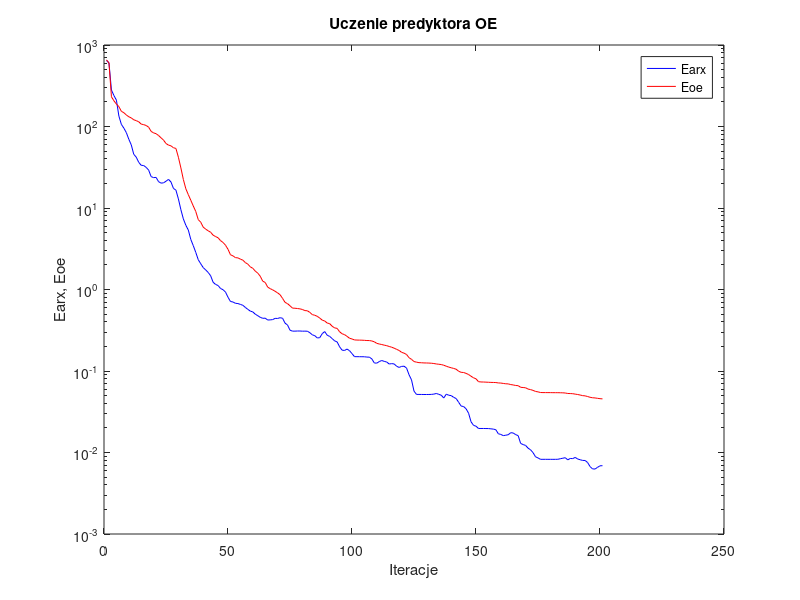
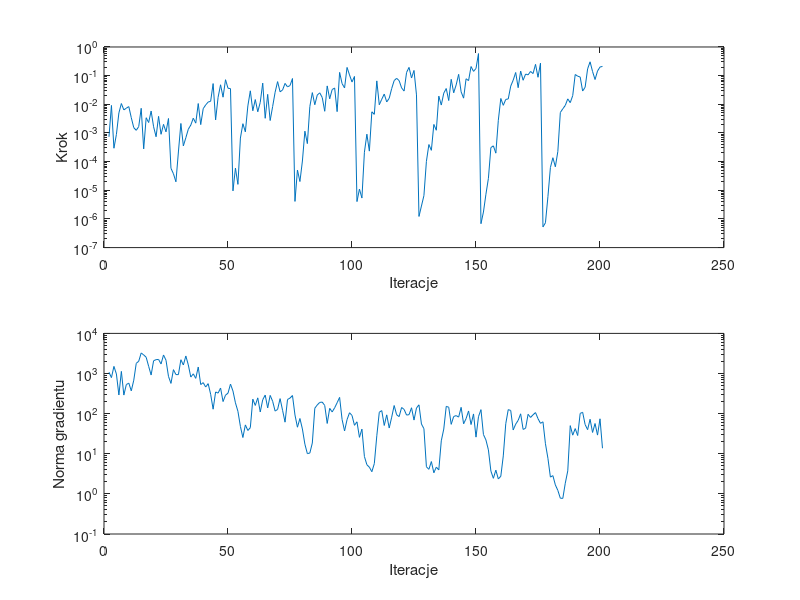

These figures' MATLAB source, in order:
%uczenie predyktora oe
clear all;
n=0; farx(n+1)=6.460653e+002; foe(n+1)=6.569771e+002; wspucz(n+1)=0.000000e+000; ng(n+1)=0.000000e+000;
%odnowa zmiennej metryki
n=1; farx(n+1)=6.022126e+002; foe(n+1)=6.041052e+002; krok(n+1)=7.348901e-004; ng(n+1)=1.074467e+003;
n=2; farx(n+1)=2.802827e+002; foe(n+1)=2.315594e+002; krok(n+1)=9.127324e-003; ng(n+1)=7.904126e+002;
n=3; farx(n+1)=2.397808e+002; foe(n+1)=2.067691e+002; krok(n+1)=2.933115e-004; ng(n+1)=1.505462e+003;
n=4; farx(n+1)=2.106962e+002; foe(n+1)=1.884402e+002; krok(n+1)=8.876006e-004; ng(n+1)=9.735980e+002;
n=5; farx(n+1)=1.343053e+002; foe(n+1)=1.752986e+002; krok(n+1)=5.000456e-003; ng(n+1)=2.917230e+002;
n=6; farx(n+1)=1.062917e+002; foe(n+1)=1.535246e+002; krok(n+1)=1.064021e-002; ng(n+1)=1.128984e+003;
n=7; farx(n+1)=9.551095e+001; foe(n+1)=1.477397e+002; krok(n+1)=6.377325e-003; ng(n+1)=2.900393e+002;
n=8; farx(n+1)=8.422581e+001; foe(n+1)=1.385941e+002; krok(n+1)=7.321912e-003; ng(n+1)=5.303343e+002;
n=9; farx(n+1)=6.983415e+001; foe(n+1)=1.316588e+002; krok(n+1)=8.324349e-003; ng(n+1)=5.757029e+002;
n=10; farx(n+1)=5.944954e+001; foe(n+1)=1.274617e+002; krok(n+1)=3.409550e-003; ng(n+1)=3.699376e+002;
n=11; farx(n+1)=4.556892e+001; foe(n+1)=1.209089e+002; krok(n+1)=1.532691e-003; ng(n+1)=6.810434e+002;
n=12; farx(n+1)=4.207455e+001; foe(n+1)=1.179584e+002; krok(n+1)=1.236155e-003; ng(n+1)=1.792891e+003;
n=13; farx(n+1)=3.634548e+001; foe(n+1)=1.143542e+002; krok(n+1)=1.667309e-003; ng(n+1)=2.022997e+003;
n=14; farx(n+1)=3.339969e+001; foe(n+1)=1.070029e+002; krok(n+1)=7.251821e-003; ng(n+1)=3.255131e+003;
n=15; farx(n+1)=3.319471e+001; foe(n+1)=1.053841e+002; krok(n+1)=2.781068e-004; ng(n+1)=2.905925e+003;
n=16; farx(n+1)=3.151729e+001; foe(n+1)=1.029343e+002; krok(n+1)=3.401267e-003; ng(n+1)=2.545102e+003;
n=17; farx(n+1)=2.918464e+001; foe(n+1)=9.805469e+001; krok(n+1)=2.310226e-003; ng(n+1)=1.512957e+003;
n=18; farx(n+1)=2.428267e+001; foe(n+1)=8.713983e+001; krok(n+1)=5.819038e-003; ng(n+1)=9.174211e+002;
n=19; farx(n+1)=2.359132e+001; foe(n+1)=8.348102e+001; krok(n+1)=1.644128e-003; ng(n+1)=2.079800e+003;
n=20; farx(n+1)=2.373633e+001; foe(n+1)=8.161396e+001; krok(n+1)=7.383609e-004; ng(n+1)=2.217266e+003;
n=21; farx(n+1)=2.104907e+001; foe(n+1)=7.750669e+001; krok(n+1)=3.799656e-003; ng(n+1)=2.243387e+003;
n=22; farx(n+1)=2.018606e+001; foe(n+1)=7.262404e+001; krok(n+1)=8.989513e-004; ng(n+1)=1.731499e+003;
n=23; farx(n+1)=2.036609e+001; foe(n+1)=6.809182e+001; krok(n+1)=1.995464e-003; ng(n+1)=2.899206e+003;
n=24; farx(n+1)=2.129987e+001; foe(n+1)=6.183783e+001; krok(n+1)=1.093891e-003; ng(n+1)=2.141724e+003;
n=25; farx(n+1)=2.246263e+001; foe(n+1)=5.911927e+001; krok(n+1)=3.199545e-003; ng(n+1)=8.474774e+002;
%odnowa zmiennej metryki
n=26; farx(n+1)=2.087874e+001; foe(n+1)=5.790618e+001; krok(n+1)=5.845176e-005; ng(n+1)=5.672285e+002;
n=27; farx(n+1)=1.739939e+001; foe(n+1)=5.489282e+001; krok(n+1)=3.773938e-005; ng(n+1)=1.247494e+003;
n=28; farx(n+1)=1.656137e+001; foe(n+1)=5.379850e+001; krok(n+1)=1.976919e-005; ng(n+1)=9.414275e+002;
n=29; farx(n+1)=1.292769e+001; foe(n+1)=4.194342e+001; krok(n+1)=2.171131e-004; ng(n+1)=9.377396e+002;
n=30; farx(n+1)=9.538782e+000; foe(n+1)=3.105149e+001; krok(n+1)=2.144917e-003; ng(n+1)=2.206086e+003;
n=31; farx(n+1)=7.346226e+000; foe(n+1)=2.234557e+001; krok(n+1)=3.534472e-004; ng(n+1)=1.631049e+003;
n=32; farx(n+1)=6.133699e+000; foe(n+1)=1.721051e+001; krok(n+1)=6.822427e-004; ng(n+1)=2.735270e+003;
n=33; farx(n+1)=5.362679e+000; foe(n+1)=1.457389e+001; krok(n+1)=1.353531e-003; ng(n+1)=1.634377e+003;
n=34; farx(n+1)=4.111147e+000; foe(n+1)=1.243741e+001; krok(n+1)=1.889589e-003; ng(n+1)=8.145619e+002;
n=35; farx(n+1)=3.452938e+000; foe(n+1)=1.058407e+001; krok(n+1)=3.272337e-003; ng(n+1)=9.816079e+002;
n=36; farx(n+1)=2.854064e+000; foe(n+1)=9.068555e+000; krok(n+1)=2.201622e-003; ng(n+1)=7.575522e+002;
n=37; farx(n+1)=2.321403e+000; foe(n+1)=7.205642e+000; krok(n+1)=1.063635e-002; ng(n+1)=1.452098e+003;
n=38; farx(n+1)=2.070764e+000; foe(n+1)=6.698027e+000; krok(n+1)=1.956001e-003; ng(n+1)=5.313666e+002;
n=39; farx(n+1)=1.858084e+000; foe(n+1)=5.832378e+000; krok(n+1)=7.032104e-003; ng(n+1)=5.923616e+002;
n=40; farx(n+1)=1.738660e+000; foe(n+1)=5.503518e+000; krok(n+1)=9.513276e-003; ng(n+1)=4.604524e+002;
n=41; farx(n+1)=1.619945e+000; foe(n+1)=5.254454e+000; krok(n+1)=1.199953e-002; ng(n+1)=5.589137e+002;
n=42; farx(n+1)=1.473994e+000; foe(n+1)=5.040301e+000; krok(n+1)=1.275465e-002; ng(n+1)=3.042985e+002;
n=43; farx(n+1)=1.226943e+000; foe(n+1)=4.639426e+000; krok(n+1)=5.286105e-002; ng(n+1)=1.289903e+002;
n=44; farx(n+1)=1.154009e+000; foe(n+1)=4.462562e+000; krok(n+1)=2.855545e-003; ng(n+1)=3.468691e+002;
n=45; farx(n+1)=1.118830e+000; foe(n+1)=4.311309e+000; krok(n+1)=1.750226e-002; ng(n+1)=3.244980e+002;
n=46; farx(n+1)=1.028568e+000; foe(n+1)=3.976486e+000; krok(n+1)=4.797973e-002; ng(n+1)=4.346869e+002;
n=47; farx(n+1)=9.941092e-001; foe(n+1)=3.775620e+000; krok(n+1)=1.771116e-002; ng(n+1)=1.999721e+002;
n=48; farx(n+1)=9.287880e-001; foe(n+1)=3.492536e+000; krok(n+1)=7.215303e-002; ng(n+1)=2.891032e+002;
n=49; farx(n+1)=8.033459e-001; foe(n+1)=3.114777e+000; krok(n+1)=3.631321e-002; ng(n+1)=3.236587e+002;
n=50; farx(n+1)=7.128117e-001; foe(n+1)=2.667771e+000; krok(n+1)=3.526755e-002; ng(n+1)=5.449383e+002;
%odnowa zmiennej metryki
n=51; farx(n+1)=7.026438e-001; foe(n+1)=2.586814e+000; krok(n+1)=9.531630e-006; ng(n+1)=3.664523e+002;
n=52; farx(n+1)=6.774116e-001; foe(n+1)=2.460138e+000; krok(n+1)=5.936129e-005; ng(n+1)=1.857624e+002;
n=53; farx(n+1)=6.723016e-001; foe(n+1)=2.443550e+000; krok(n+1)=1.608814e-005; ng(n+1)=1.143762e+002;
n=54; farx(n+1)=6.561262e-001; foe(n+1)=2.359692e+000; krok(n+1)=6.650130e-004; ng(n+1)=4.796747e+001;
n=55; farx(n+1)=6.398221e-001; foe(n+1)=2.289479e+000; krok(n+1)=2.105249e-003; ng(n+1)=2.540845e+001;
n=56; farx(n+1)=6.025738e-001; foe(n+1)=2.138582e+000; krok(n+1)=1.093891e-003; ng(n+1)=5.239586e+001;
n=57; farx(n+1)=5.704283e-001; foe(n+1)=2.045726e+000; krok(n+1)=8.744518e-003; ng(n+1)=3.802073e+001;
n=58; farx(n+1)=5.431148e-001; foe(n+1)=1.896706e+000; krok(n+1)=2.954351e-002; ng(n+1)=4.470828e+001;
n=59; farx(n+1)=5.308481e-001; foe(n+1)=1.819615e+000; krok(n+1)=5.961727e-003; ng(n+1)=2.295792e+002;
n=60; farx(n+1)=4.977591e-001; foe(n+1)=1.681383e+000; krok(n+1)=1.464382e-002; ng(n+1)=1.599738e+002;
n=61; farx(n+1)=4.771554e-001; foe(n+1)=1.586975e+000; krok(n+1)=5.485375e-003; ng(n+1)=2.474055e+002;
n=62; farx(n+1)=4.557451e-001; foe(n+1)=1.455962e+000; krok(n+1)=1.165868e-002; ng(n+1)=1.101137e+002;
n=63; farx(n+1)=4.431732e-001; foe(n+1)=1.265582e+000; krok(n+1)=5.483245e-002; ng(n+1)=2.218046e+002;
n=64; farx(n+1)=4.449675e-001; foe(n+1)=1.220574e+000; krok(n+1)=3.248447e-003; ng(n+1)=2.902588e+002;
n=65; farx(n+1)=4.223967e-001; foe(n+1)=1.070067e+000; krok(n+1)=2.223039e-002; ng(n+1)=1.386546e+002;
n=66; farx(n+1)=4.239305e-001; foe(n+1)=1.024839e+000; krok(n+1)=2.716773e-003; ng(n+1)=2.847844e+002;
n=67; farx(n+1)=4.270546e-001; foe(n+1)=9.902562e-001; krok(n+1)=8.375056e-003; ng(n+1)=2.035256e+002;
n=68; farx(n+1)=4.425826e-001; foe(n+1)=9.507669e-001; krok(n+1)=2.643052e-002; ng(n+1)=1.157197e+002;
n=69; farx(n+1)=4.413009e-001; foe(n+1)=9.088321e-001; krok(n+1)=6.189726e-002; ng(n+1)=1.274894e+002;
n=70; farx(n+1)=4.506552e-001; foe(n+1)=8.626257e-001; krok(n+1)=2.733118e-002; ng(n+1)=2.368081e+002;
n=71; farx(n+1)=4.441773e-001; foe(n+1)=7.776741e-001; krok(n+1)=3.153338e-002; ng(n+1)=1.214263e+002;
n=72; farx(n+1)=3.865587e-001; foe(n+1)=6.954502e-001; krok(n+1)=5.360061e-002; ng(n+1)=6.128592e+001;
n=73; farx(n+1)=3.667597e-001; foe(n+1)=6.705190e-001; krok(n+1)=4.050274e-002; ng(n+1)=2.253274e+002;
n=74; farx(n+1)=3.168689e-001; foe(n+1)=6.313961e-001; krok(n+1)=4.509885e-002; ng(n+1)=2.440745e+002;
n=75; farx(n+1)=3.084732e-001; foe(n+1)=5.910663e-001; krok(n+1)=7.942915e-002; ng(n+1)=2.825955e+002;
%odnowa zmiennej metryki
n=76; farx(n+1)=3.084500e-001; foe(n+1)=5.891037e-001; krok(n+1)=4.091259e-006; ng(n+1)=9.278861e+001;
n=77; farx(n+1)=3.095246e-001; foe(n+1)=5.843934e-001; krok(n+1)=5.090921e-005; ng(n+1)=4.588872e+001;
n=78; farx(n+1)=3.096055e-001; foe(n+1)=5.786867e-001; krok(n+1)=2.018691e-005; ng(n+1)=7.565352e+001;
n=79; farx(n+1)=3.079971e-001; foe(n+1)=5.687688e-001; krok(n+1)=1.051134e-004; ng(n+1)=4.144979e+001;
n=80; farx(n+1)=3.084474e-001; foe(n+1)=5.510632e-001; krok(n+1)=1.153983e-003; ng(n+1)=1.732671e+001;
n=81; farx(n+1)=3.075923e-001; foe(n+1)=5.484087e-001; krok(n+1)=4.251583e-004; ng(n+1)=1.007082e+001;
n=82; farx(n+1)=2.951069e-001; foe(n+1)=5.237903e-001; krok(n+1)=8.362807e-003; ng(n+1)=1.042103e+001;
n=83; farx(n+1)=2.778886e-001; foe(n+1)=4.918389e-001; krok(n+1)=2.559636e-002; ng(n+1)=1.855379e+001;
n=84; farx(n+1)=2.713388e-001; foe(n+1)=4.830154e-001; krok(n+1)=9.659422e-003; ng(n+1)=1.364632e+002;
n=85; farx(n+1)=2.542904e-001; foe(n+1)=4.686971e-001; krok(n+1)=2.107682e-002; ng(n+1)=1.647847e+002;
n=86; farx(n+1)=2.565547e-001; foe(n+1)=4.456843e-001; krok(n+1)=2.513448e-002; ng(n+1)=1.906056e+002;
n=87; farx(n+1)=2.874960e-001; foe(n+1)=4.208300e-001; krok(n+1)=1.725161e-002; ng(n+1)=1.938651e+002;
n=88; farx(n+1)=3.046771e-001; foe(n+1)=4.108218e-001; krok(n+1)=5.711090e-003; ng(n+1)=1.600371e+002;
n=89; farx(n+1)=2.744388e-001; foe(n+1)=3.875645e-001; krok(n+1)=4.382471e-002; ng(n+1)=5.692566e+001;
n=90; farx(n+1)=2.657545e-001; foe(n+1)=3.811678e-001; krok(n+1)=1.556168e-002; ng(n+1)=1.354879e+002;
n=91; farx(n+1)=2.499692e-001; foe(n+1)=3.540681e-001; krok(n+1)=3.262119e-002; ng(n+1)=1.103365e+002;
n=92; farx(n+1)=2.342684e-001; foe(n+1)=3.380373e-001; krok(n+1)=3.715822e-002; ng(n+1)=1.396922e+002;
n=93; farx(n+1)=2.274920e-001; foe(n+1)=3.336021e-001; krok(n+1)=5.548179e-003; ng(n+1)=1.871130e+002;
n=94; farx(n+1)=1.981964e-001; foe(n+1)=3.029363e-001; krok(n+1)=1.297328e-001; ng(n+1)=2.540778e+002;
n=95; farx(n+1)=1.802447e-001; foe(n+1)=2.865144e-001; krok(n+1)=5.285294e-002; ng(n+1)=7.147256e+001;
n=96; farx(n+1)=1.787028e-001; foe(n+1)=2.792937e-001; krok(n+1)=3.731451e-002; ng(n+1)=3.701065e+001;
n=97; farx(n+1)=1.858892e-001; foe(n+1)=2.661607e-001; krok(n+1)=1.934788e-001; ng(n+1)=7.080358e+001;
n=98; farx(n+1)=1.775204e-001; foe(n+1)=2.523079e-001; krok(n+1)=1.057221e-001; ng(n+1)=1.052877e+002;
n=99; farx(n+1)=1.634740e-001; foe(n+1)=2.472315e-001; krok(n+1)=6.002401e-002; ng(n+1)=9.022985e+001;
n=100; farx(n+1)=1.500261e-001; foe(n+1)=2.406480e-001; krok(n+1)=9.363811e-002; ng(n+1)=5.117511e+001;
%odnowa zmiennej metryki
n=101; farx(n+1)=1.498855e-001; foe(n+1)=2.396683e-001; krok(n+1)=4.029352e-006; ng(n+1)=6.254568e+001;
n=102; farx(n+1)=1.497889e-001; foe(n+1)=2.392840e-001; krok(n+1)=1.099167e-005; ng(n+1)=2.566511e+001;
n=103; farx(n+1)=1.496711e-001; foe(n+1)=2.388526e-001; krok(n+1)=5.356044e-006; ng(n+1)=4.112109e+001;
n=104; farx(n+1)=1.494962e-001; foe(n+1)=2.378510e-001; krok(n+1)=2.125792e-004; ng(n+1)=8.553770e+000;
n=105; farx(n+1)=1.482100e-001; foe(n+1)=2.365715e-001; krok(n+1)=9.064776e-004; ng(n+1)=5.323619e+000;
n=106; farx(n+1)=1.478715e-001; foe(n+1)=2.363296e-001; krok(n+1)=2.325873e-004; ng(n+1)=4.628703e+000;
n=107; farx(n+1)=1.407291e-001; foe(n+1)=2.335838e-001; krok(n+1)=5.478088e-003; ng(n+1)=3.566605e+000;
n=108; farx(n+1)=1.253890e-001; foe(n+1)=2.281801e-001; krok(n+1)=4.464102e-003; ng(n+1)=5.684930e+000;
n=109; farx(n+1)=1.249148e-001; foe(n+1)=2.183800e-001; krok(n+1)=6.561970e-002; ng(n+1)=2.807401e+001;
n=110; farx(n+1)=1.305910e-001; foe(n+1)=2.144410e-001; krok(n+1)=9.636858e-003; ng(n+1)=1.083000e+002;
n=111; farx(n+1)=1.345453e-001; foe(n+1)=2.112386e-001; krok(n+1)=1.503401e-002; ng(n+1)=1.190477e+002;
n=112; farx(n+1)=1.312179e-001; foe(n+1)=2.075857e-001; krok(n+1)=2.277959e-002; ng(n+1)=5.073503e+001;
n=113; farx(n+1)=1.289247e-001; foe(n+1)=2.045041e-001; krok(n+1)=1.208515e-002; ng(n+1)=9.325090e+001;
n=114; farx(n+1)=1.217655e-001; foe(n+1)=1.999263e-001; krok(n+1)=1.619829e-002; ng(n+1)=4.383494e+001;
n=115; farx(n+1)=1.232123e-001; foe(n+1)=1.958713e-001; krok(n+1)=3.542231e-002; ng(n+1)=8.162902e+001;
n=116; farx(n+1)=1.220616e-001; foe(n+1)=1.905366e-001; krok(n+1)=6.721749e-002; ng(n+1)=1.593518e+002;
n=117; farx(n+1)=1.143069e-001; foe(n+1)=1.842872e-001; krok(n+1)=8.061847e-002; ng(n+1)=9.372367e+001;
n=118; farx(n+1)=1.106810e-001; foe(n+1)=1.786629e-001; krok(n+1)=6.694845e-002; ng(n+1)=8.431227e+001;
n=119; farx(n+1)=1.138713e-001; foe(n+1)=1.695166e-001; krok(n+1)=3.742693e-002; ng(n+1)=1.421704e+002;
n=120; farx(n+1)=1.145289e-001; foe(n+1)=1.655632e-001; krok(n+1)=2.896961e-002; ng(n+1)=1.276781e+002;
n=121; farx(n+1)=1.085795e-001; foe(n+1)=1.592970e-001; krok(n+1)=1.293628e-001; ng(n+1)=9.211883e+001;
n=122; farx(n+1)=8.993184e-002; foe(n+1)=1.457007e-001; krok(n+1)=1.940886e-001; ng(n+1)=9.428091e+001;
n=123; farx(n+1)=7.776840e-002; foe(n+1)=1.389359e-001; krok(n+1)=8.268560e-002; ng(n+1)=1.401605e+002;
n=124; farx(n+1)=5.663972e-002; foe(n+1)=1.306209e-001; krok(n+1)=1.519256e-001; ng(n+1)=6.909293e+001;
n=125; farx(n+1)=5.162518e-002; foe(n+1)=1.284036e-001; krok(n+1)=2.128042e-002; ng(n+1)=1.381200e+002;
%odnowa zmiennej metryki
n=126; farx(n+1)=5.158613e-002; foe(n+1)=1.266466e-001; krok(n+1)=1.220814e-006; ng(n+1)=1.656340e+002;
n=127; farx(n+1)=5.154272e-002; foe(n+1)=1.262509e-001; krok(n+1)=2.824506e-006; ng(n+1)=5.515140e+001;
n=128; farx(n+1)=5.149055e-002; foe(n+1)=1.256319e-001; krok(n+1)=6.532194e-006; ng(n+1)=4.218877e+001;
n=129; farx(n+1)=5.147830e-002; foe(n+1)=1.254806e-001; krok(n+1)=1.019782e-004; ng(n+1)=4.746111e+000;
n=130; farx(n+1)=5.151661e-002; foe(n+1)=1.251252e-001; krok(n+1)=3.946779e-004; ng(n+1)=4.094287e+000;
n=131; farx(n+1)=5.164372e-002; foe(n+1)=1.245687e-001; krok(n+1)=2.478815e-004; ng(n+1)=6.394055e+000;
n=132; farx(n+1)=5.205181e-002; foe(n+1)=1.235764e-001; krok(n+1)=1.982946e-003; ng(n+1)=3.357624e+000;
n=133; farx(n+1)=5.299988e-002; foe(n+1)=1.220415e-001; krok(n+1)=1.243743e-003; ng(n+1)=4.643314e+000;
n=134; farx(n+1)=5.172905e-002; foe(n+1)=1.209718e-001; krok(n+1)=1.926189e-002; ng(n+1)=3.960682e+000;
n=135; farx(n+1)=5.042675e-002; foe(n+1)=1.200058e-001; krok(n+1)=9.409526e-003; ng(n+1)=2.101986e+001;
n=136; farx(n+1)=4.662521e-002; foe(n+1)=1.176550e-001; krok(n+1)=2.452306e-002; ng(n+1)=4.123320e+001;
n=137; farx(n+1)=5.194937e-002; foe(n+1)=1.145639e-001; krok(n+1)=3.552033e-002; ng(n+1)=1.517882e+002;
n=138; farx(n+1)=5.043589e-002; foe(n+1)=1.117181e-001; krok(n+1)=1.352965e-002; ng(n+1)=1.443414e+002;
n=139; farx(n+1)=4.990222e-002; foe(n+1)=1.095857e-001; krok(n+1)=7.445763e-002; ng(n+1)=5.410054e+001;
n=140; farx(n+1)=4.753027e-002; foe(n+1)=1.075145e-001; krok(n+1)=2.521242e-002; ng(n+1)=8.491379e+001;
n=141; farx(n+1)=4.592725e-002; foe(n+1)=1.051545e-001; krok(n+1)=4.757597e-002; ng(n+1)=8.926849e+001;
n=142; farx(n+1)=4.131407e-002; foe(n+1)=9.928581e-002; krok(n+1)=1.110632e-001; ng(n+1)=8.195580e+001;
n=143; farx(n+1)=3.717207e-002; foe(n+1)=9.636937e-002; krok(n+1)=2.721013e-002; ng(n+1)=1.435710e+002;
n=144; farx(n+1)=3.664765e-002; foe(n+1)=9.583855e-002; krok(n+1)=1.640862e-002; ng(n+1)=5.578785e+001;
n=145; farx(n+1)=3.438187e-002; foe(n+1)=9.352662e-002; krok(n+1)=7.786255e-002; ng(n+1)=7.511695e+001;
n=146; farx(n+1)=3.036906e-002; foe(n+1)=9.056199e-002; krok(n+1)=6.706589e-002; ng(n+1)=1.165709e+002;
n=147; farx(n+1)=2.382526e-002; foe(n+1)=8.625143e-002; krok(n+1)=2.079006e-001; ng(n+1)=5.349764e+001;
n=148; farx(n+1)=2.154287e-002; foe(n+1)=8.255228e-002; krok(n+1)=1.410702e-001; ng(n+1)=9.829627e+001;
n=149; farx(n+1)=2.101760e-002; foe(n+1)=8.021198e-002; krok(n+1)=1.778431e-001; ng(n+1)=2.597305e+001;
n=150; farx(n+1)=1.971313e-002; foe(n+1)=7.397808e-002; krok(n+1)=5.888949e-001; ng(n+1)=8.401842e+001;
%odnowa zmiennej metryki
n=151; farx(n+1)=1.971281e-002; foe(n+1)=7.335245e-002; krok(n+1)=6.820257e-007; ng(n+1)=1.258044e+002;
n=152; farx(n+1)=1.971429e-002; foe(n+1)=7.326279e-002; krok(n+1)=1.742941e-006; ng(n+1)=3.012535e+001;
n=153; farx(n+1)=1.968701e-002; foe(n+1)=7.299327e-002; krok(n+1)=7.265431e-006; ng(n+1)=2.210312e+001;
n=154; farx(n+1)=1.967230e-002; foe(n+1)=7.274698e-002; krok(n+1)=2.605170e-005; ng(n+1)=1.250483e+001;
n=155; farx(n+1)=1.952066e-002; foe(n+1)=7.246550e-002; krok(n+1)=3.096076e-004; ng(n+1)=3.712286e+000;
n=156; farx(n+1)=1.936119e-002; foe(n+1)=7.235705e-002; krok(n+1)=3.551278e-004; ng(n+1)=2.444715e+000;
n=157; farx(n+1)=1.904048e-002; foe(n+1)=7.216635e-002; krok(n+1)=1.974847e-004; ng(n+1)=3.906658e+000;
n=158; farx(n+1)=1.698115e-002; foe(n+1)=7.139719e-002; krok(n+1)=2.774090e-003; ng(n+1)=2.355326e+000;
n=159; farx(n+1)=1.666419e-002; foe(n+1)=7.114124e-002; krok(n+1)=1.598198e-002; ng(n+1)=2.752096e+000;
n=160; farx(n+1)=1.610631e-002; foe(n+1)=7.039562e-002; krok(n+1)=9.213222e-003; ng(n+1)=8.847993e+000;
n=161; farx(n+1)=1.629892e-002; foe(n+1)=6.970363e-002; krok(n+1)=1.479856e-002; ng(n+1)=5.614025e+001;
n=162; farx(n+1)=1.652440e-002; foe(n+1)=6.946922e-002; krok(n+1)=1.538463e-002; ng(n+1)=1.259983e+002;
n=163; farx(n+1)=1.749992e-002; foe(n+1)=6.815608e-002; krok(n+1)=4.312599e-002; ng(n+1)=1.197601e+002;
n=164; farx(n+1)=1.735629e-002; foe(n+1)=6.745914e-002; krok(n+1)=6.963444e-002; ng(n+1)=3.920826e+001;
n=165; farx(n+1)=1.657110e-002; foe(n+1)=6.641504e-002; krok(n+1)=1.288873e-001; ng(n+1)=5.461725e+001;
n=166; farx(n+1)=1.610065e-002; foe(n+1)=6.605755e-002; krok(n+1)=3.798141e-002; ng(n+1)=6.798475e+001;
n=167; farx(n+1)=1.292722e-002; foe(n+1)=6.309631e-002; krok(n+1)=1.442609e-001; ng(n+1)=9.896126e+001;
n=168; farx(n+1)=1.251101e-002; foe(n+1)=6.271725e-002; krok(n+1)=6.900644e-002; ng(n+1)=4.037400e+001;
n=169; farx(n+1)=1.221389e-002; foe(n+1)=6.223907e-002; krok(n+1)=1.134226e-001; ng(n+1)=4.329945e+001;
n=170; farx(n+1)=1.130153e-002; foe(n+1)=6.003367e-002; krok(n+1)=1.067078e-001; ng(n+1)=9.630624e+001;
n=171; farx(n+1)=1.079686e-002; foe(n+1)=5.911513e-002; krok(n+1)=1.400181e-001; ng(n+1)=8.044412e+001;
n=172; farx(n+1)=9.961593e-003; foe(n+1)=5.784899e-002; krok(n+1)=1.181740e-001; ng(n+1)=9.364154e+001;
n=173; farx(n+1)=8.859451e-003; foe(n+1)=5.614801e-002; krok(n+1)=2.475890e-001; ng(n+1)=1.062240e+002;
n=174; farx(n+1)=8.577797e-003; foe(n+1)=5.546681e-002; krok(n+1)=8.776600e-002; ng(n+1)=7.498678e+001;
n=175; farx(n+1)=8.248034e-003; foe(n+1)=5.447784e-002; krok(n+1)=2.723382e-001; ng(n+1)=5.733296e+001;
%odnowa zmiennej metryki
n=176; farx(n+1)=8.249607e-003; foe(n+1)=5.434784e-002; krok(n+1)=5.264774e-007; ng(n+1)=6.256298e+001;
n=177; farx(n+1)=8.250111e-003; foe(n+1)=5.433552e-002; krok(n+1)=7.343206e-007; ng(n+1)=1.778881e+001;
n=178; farx(n+1)=8.247093e-003; foe(n+1)=5.431531e-002; krok(n+1)=5.999991e-006; ng(n+1)=7.708461e+000;
n=179; farx(n+1)=8.246677e-003; foe(n+1)=5.428802e-002; krok(n+1)=6.235827e-005; ng(n+1)=2.618178e+000;
n=180; farx(n+1)=8.243947e-003; foe(n+1)=5.421727e-002; krok(n+1)=1.367364e-004; ng(n+1)=2.852448e+000;
n=181; farx(n+1)=8.246709e-003; foe(n+1)=5.420557e-002; krok(n+1)=6.596013e-005; ng(n+1)=1.670510e+000;
n=182; farx(n+1)=8.259198e-003; foe(n+1)=5.419096e-002; krok(n+1)=2.266194e-004; ng(n+1)=1.221808e+000;
n=183; farx(n+1)=8.389500e-003; foe(n+1)=5.409018e-002; krok(n+1)=5.167850e-003; ng(n+1)=7.798144e-001;
n=184; farx(n+1)=8.509593e-003; foe(n+1)=5.398429e-002; krok(n+1)=6.971205e-003; ng(n+1)=7.723229e-001;
n=185; farx(n+1)=8.634047e-003; foe(n+1)=5.371007e-002; krok(n+1)=9.146433e-003; ng(n+1)=1.845403e+000;
n=186; farx(n+1)=8.122685e-003; foe(n+1)=5.298774e-002; krok(n+1)=1.547432e-002; ng(n+1)=3.744970e+000;
n=187; farx(n+1)=8.450858e-003; foe(n+1)=5.288530e-002; krok(n+1)=1.142218e-002; ng(n+1)=5.023076e+001;
n=188; farx(n+1)=8.415113e-003; foe(n+1)=5.267525e-002; krok(n+1)=2.008899e-002; ng(n+1)=2.907771e+001;
n=189; farx(n+1)=8.704680e-003; foe(n+1)=5.204233e-002; krok(n+1)=1.096649e-001; ng(n+1)=4.242373e+001;
n=190; farx(n+1)=8.320270e-003; foe(n+1)=5.147326e-002; krok(n+1)=9.569438e-002; ng(n+1)=2.849841e+001;
n=191; farx(n+1)=8.153139e-003; foe(n+1)=5.074881e-002; krok(n+1)=8.973423e-002; ng(n+1)=1.011931e+002;
n=192; farx(n+1)=7.992770e-003; foe(n+1)=4.985574e-002; krok(n+1)=2.900728e-002; ng(n+1)=1.079364e+002;
n=193; farx(n+1)=7.982594e-003; foe(n+1)=4.955491e-002; krok(n+1)=3.933136e-002; ng(n+1)=5.348425e+001;
n=194; farx(n+1)=7.532800e-003; foe(n+1)=4.862535e-002; krok(n+1)=1.717868e-001; ng(n+1)=3.987074e+001;
n=195; farx(n+1)=6.713006e-003; foe(n+1)=4.759218e-002; krok(n+1)=3.040920e-001; ng(n+1)=7.237565e+001;
n=196; farx(n+1)=6.295640e-003; foe(n+1)=4.695895e-002; krok(n+1)=1.389210e-001; ng(n+1)=3.396792e+001;
n=197; farx(n+1)=6.268464e-003; foe(n+1)=4.673686e-002; krok(n+1)=7.320182e-002; ng(n+1)=5.674307e+001;
n=198; farx(n+1)=6.574468e-003; foe(n+1)=4.621357e-002; krok(n+1)=1.446686e-001; ng(n+1)=2.919176e+001;
n=199; farx(n+1)=6.868224e-003; foe(n+1)=4.576394e-002; krok(n+1)=2.001704e-001; ng(n+1)=7.435012e+001;
n=200; farx(n+1)=6.889410e-003; foe(n+1)=4.550960e-002; krok(n+1)=2.094296e-001; ng(n+1)=1.373032e+001;

figure; semilogy(farx,'b'); hold on; semilogy(foe,'r'); xlabel('Iteracje'); ylabel('Earx, Eoe'); legend('Earx','Eoe'); title('Uczenie predyktora OE');
figure; subplot(2,1,1); semilogy(krok); xlabel('Iteracje'); ylabel('Krok');
subplot(2,1,2); semilogy(ng); xlabel('Iteracje'); ylabel('Norma gradientu');
Earx=farx(n+1)
Eoe=foe(n+1)
